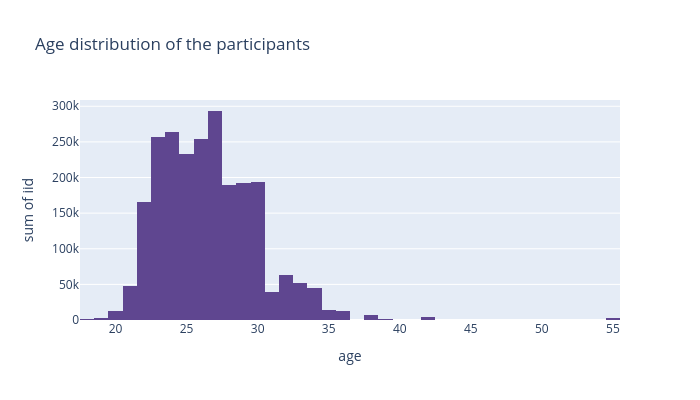

The notebook cell saved with this chart:
### Code cell
fig_age_distribution=px.histogram(df,x="age",y="iid",title="Age distribution of the participants",width=700,height=400,color_discrete_sequence = px.colors.qualitative.Prism)
fig_age_distribution.show()

### Figure 1 — Plotly figure (JSON) as saved in the notebook; plotly's stock layout.template omitted (floating-point values rounded to 4 significant figures; data arrays with more than 128 entries replaced by an {"elided": "..."} marker saying what was removed)
{"data": [{"alignmentgroup": "True", "bingroup": "x", "histfunc": "sum", "hovertemplate": "age=%{x}<br>sum of iid=%{y}<extra></extra>", "legendgroup": "", "marker": {"color": "rgb(95, 70, 144)", "pattern": {"shape": ""}}, "name": "", "offsetgroup": "", "orientation": "v", "showlegend": false, "type": "histogram", "x": {"elided": "8378 int values"}, "xaxis": "x", "y": {"elided": "8378 int values"}, "yaxis": "y"}], "layout": {"barmode": "relative", "height": 400, "legend": {"tracegroupgap": 0}, "title": {"text": "Age distribution of the participants"}, "width": 700, "xaxis": {"anchor": "y", "domain": [0, 1], "title": {"text": "age"}}, "yaxis": {"anchor": "x", "domain": [0, 1], "title": {"text": "sum of iid"}}}}
